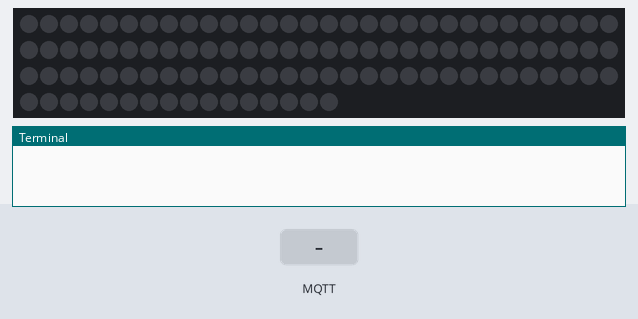
The program below on a simulated Raspberry Pi (BCM pin numbers). Shown: 106 RGB LEDs in strip order, left to right, continuing on the next row, the last lines printed to the terminal. Inputs (shaded band) come from the test bench. No MQTT or app messages arrive unless stated.

Above: at 1.3 s.
1.4 s: MQTT message "1" arrives on the first subscribed topic
At 3.1 s:
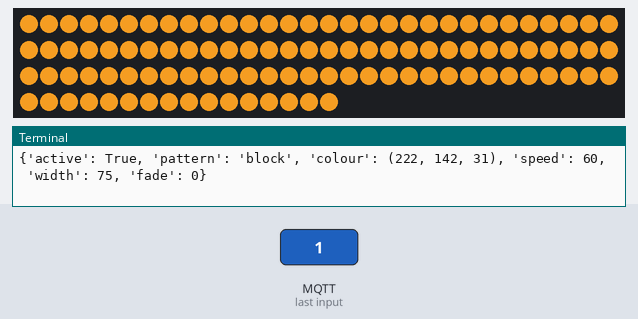
4.1 s: MQTT message "rainbow" arrives on the second subscribed topic
At 5.7 s:
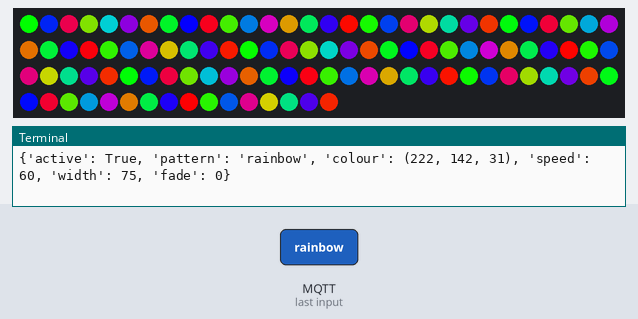
6.5 s: MQTT message "0" arrives on the first subscribed topic
At 7.6 s:
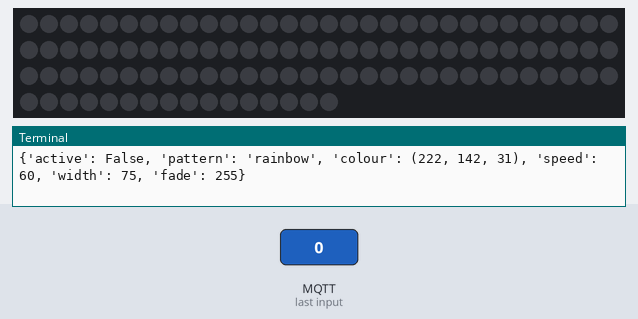
Timing chart, 0 to 9.5 s (numbered marks = the images above; inputs shaded):
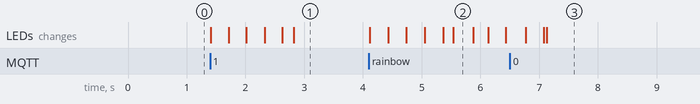

Measured:
- after the input at 1.4 s, the LEDs: first change at once (image 1 shows a later state)
- after the input at 4.1 s, the LEDs: first change at once (image 2 shows a later state)

The program:

main.py
```python
from dataclasses import dataclass, asdict

import paho.mqtt.client as mqtt

from patterns import color_wipe, rainbow_cycle
from rpi_ws281x import PixelStrip
from utils import hex2rgb, rgb2hex, width_map, speed_map

# LED strip configuration:
LED_COUNT = 106  # Number of LED pixels.
LED_PIN = 18  # GPIO pin connected to the pixels (18 uses PWM!).
# LED_PIN = 10        # GPIO pin connected to the pixels (10 uses SPI /dev/spidev0.0).
LED_FREQ_HZ = 800000  # LED signal frequency in hertz (usually 800khz)
LED_DMA = 10  # DMA channel to use for generating signal (try 10)
LED_BRIGHTNESS = 255  # Set to 0 for darkest and 255 for brightest
LED_INVERT = False  # True to invert the signal (when using NPN transistor level shift)
LED_CHANNEL = 0  # set to '1' for GPIOs 13, 19, 41, 45 or 53

topics = {"active": "mqtt/LED/active",
          "pattern": "mqtt/LED/pattern",
          "colour": "mqtt/LED/colour",
          "speed": "mqtt/LED/speed",
          "width": "mqtt/LED/width"}


@dataclass(init=True)
class LEDparams:
    active: bool
    pattern: str
    colour: tuple
    speed: int
    width: int
    fade: float


def on_message(client, userdata, message):
    # Update light params
    if message.topic == topics["active"]:
        lp.active = bool(int(message.payload.decode("utf-8")))
        if lp.active:
            lp.fade = 0
        else:
            lp.fade = 255
    elif message.topic == topics["pattern"]:
        lp.pattern = str(message.payload.decode("utf-8"))
    elif message.topic == topics["colour"]:
        lp.colour = hex2rgb(str(message.payload.decode("utf-8")))
    elif message.topic == topics["speed"]:
        lp.speed = speed_map(float((message.payload.decode("utf-8"))))
    elif message.topic == topics["width"]:
        lp.width = width_map(float((message.payload.decode("utf-8"))))
    print(asdict(lp))


if __name__ == '__main__':
    # Initialise LED strip
    lp = LEDparams(active=False, pattern="block", colour=(222, 142, 31), speed=60, width=75, fade=0)
    strip = PixelStrip(LED_COUNT, LED_PIN, LED_FREQ_HZ, LED_DMA, LED_INVERT, LED_BRIGHTNESS, LED_CHANNEL)
    strip.begin()

    # Initialise MQTT client
    client = mqtt.Client(client_id="aw-pi-led")
    client.connect("aw-pi-broker")
    client.subscribe([(v, 0) for v in topics.values()])
    # TODO: add reset defaults function
    client.publish(topics["active"], int(lp.active))
    client.publish(topics["pattern"], lp.pattern)
    client.publish(topics["colour"], rgb2hex(lp.colour))
    client.publish(topics["speed"], lp.speed)
    client.publish(topics["width"], lp.width)
    client.on_message = on_message
    client.loop_start()

    # Write colours to LED strip
    while True:
        if lp.pattern == "rainbow" and lp.active:
            rainbow_cycle(strip, lp)
        elif lp.pattern == "block":
            color_wipe(strip, lp)
```

patterns.py
```python
import time

from rpi_ws281x import Color


def color_wipe(strip, lp):
    """Wipe color across display a pixel at a time."""
    # Initialise
    colour = int
    i = 0
    if lp.active:
        colour = Color(*lp.colour)
    else:
        colour = Color(0, 0, 0)
    # Colour
    while i < strip.numPixels():
        strip.setPixelColor(i, colour)
        strip.show()
        time.sleep(10 / 1000.0)
        i += 1
        # Update on lp.active change
        if lp.active and colour != Color(*lp.colour):
            colour = Color(*lp.colour)
            i = 0
        if not lp.active and colour != Color(0, 0, 0):
            colour = Color(0, 0, 0)
            i = 0
        # Transition to rainbow pattern
        if lp.pattern == "rainbow" and lp.active:
            for i in range(strip.numPixels()):
                colour = wheel(int(i * 256 / strip.numPixels() * lp.width) & 255)
                strip.setPixelColor(i, colour)
                strip.show()
                time.sleep(10 / 1000.0)
            lp.fade = 255
            break


def wheel(pos):
    """Generate rainbow colors across 0-255 positions."""
    if pos < 85:
        return Color(pos * 3, 255 - pos * 3, 0)
    elif pos < 170:
        pos -= 85
        return Color(255 - pos * 3, 0, pos * 3)
    else:
        pos -= 170
        return Color(0, pos * 3, 255 - pos * 3)


def rainbow_cycle(strip, lp, iterations=1):
    """Draw rainbow that uniformly distributes itself across all pixels."""
    # Initialise
    frame_count = 0
    j = 0
    # Colour
    while j < int(256 * iterations):
        if frame_count % lp.speed == 0:
            for i in range(strip.numPixels()):
                colour = wheel((int(i * 256 / strip.numPixels() * lp.width) + j) & 255)
                strip.setPixelColor(i, colour)
            j += 1
        # Fade
        if lp.active:  # Fade on
            for i in range(strip.numPixels()):
                strip.setBrightness(int(lp.fade))
            lp.fade = min(lp.fade + 2, 255)
        elif not lp.active:  # Fade off
            for i in range(strip.numPixels()):
                strip.setBrightness(int(lp.fade))
            lp.fade = lp.fade - 2
            if lp.fade <= 0:  # Set to black
                for i in range(strip.numPixels()):
                    strip.setPixelColor(i, Color(0, 0, 0))
                    strip.setBrightness(255)
                strip.show()
                break
        if lp.pattern != "rainbow":
            break
        strip.show()
        frame_count += 1
        time.sleep(0.001)


if __name__ == "__main__":
    pass
```

utils.py
```python
import math


def hex2rgb(h):
    return tuple(int(h.lstrip('#')[i:i + 2], 16) for i in (0, 2, 4))


def rgb2hex(r):
    return "#" + "".join(tuple('{:02X}'.format(i) for i in r))


def speed_map(i):
    """Exponential decay"""
    max_val = 500
    min_val = 1
    num_steps = 100
    k = math.log(min_val/max_val)/num_steps
    return int(max_val * math.exp(i * k))

def width_map(i):
    """linear map"""
    max_val = 2
    min_val = 0.1
    num_steps = 100
    return round(max_val - (i/num_steps) * (max_val - min_val), 2)


if __name__ == "__main__":
    pass
```
